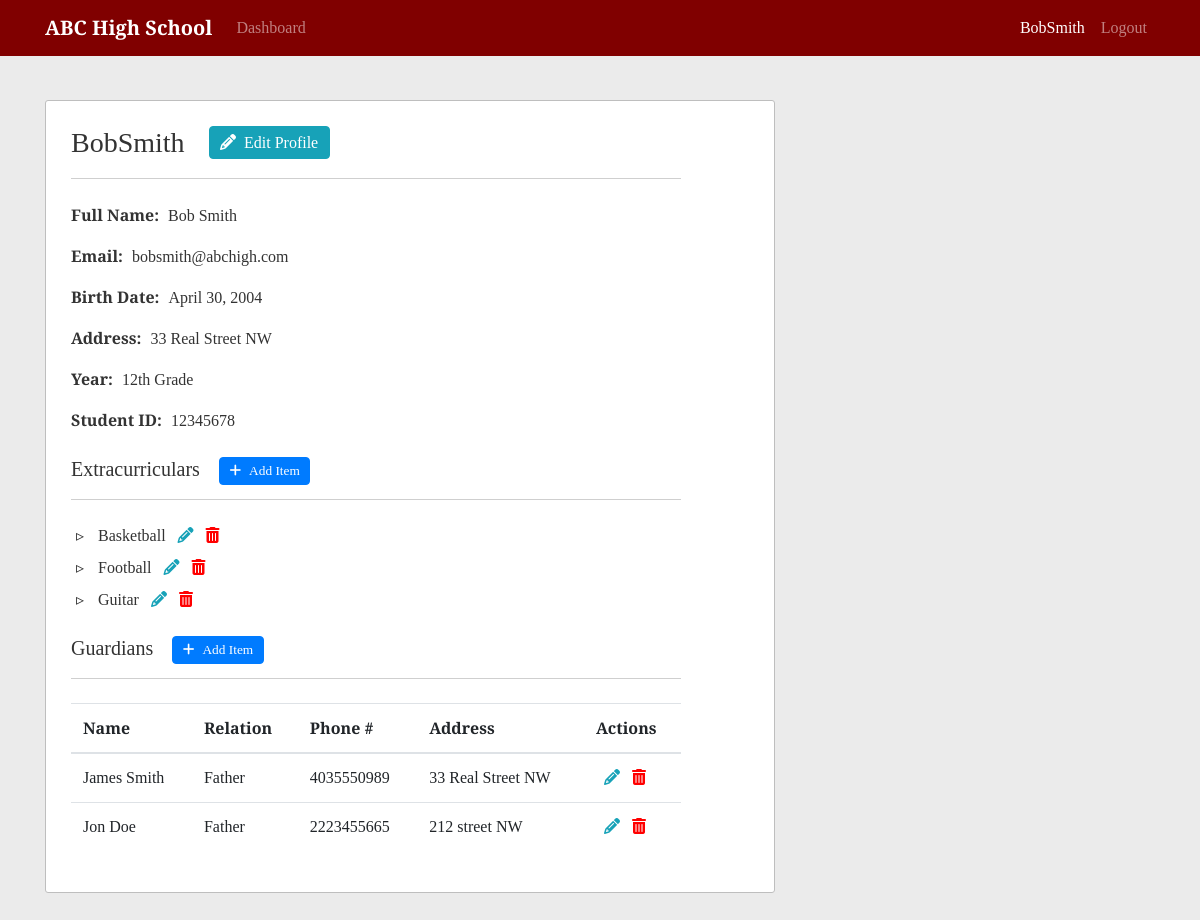
Before: /profile/BobSmith/ (signed in) with the older database file.
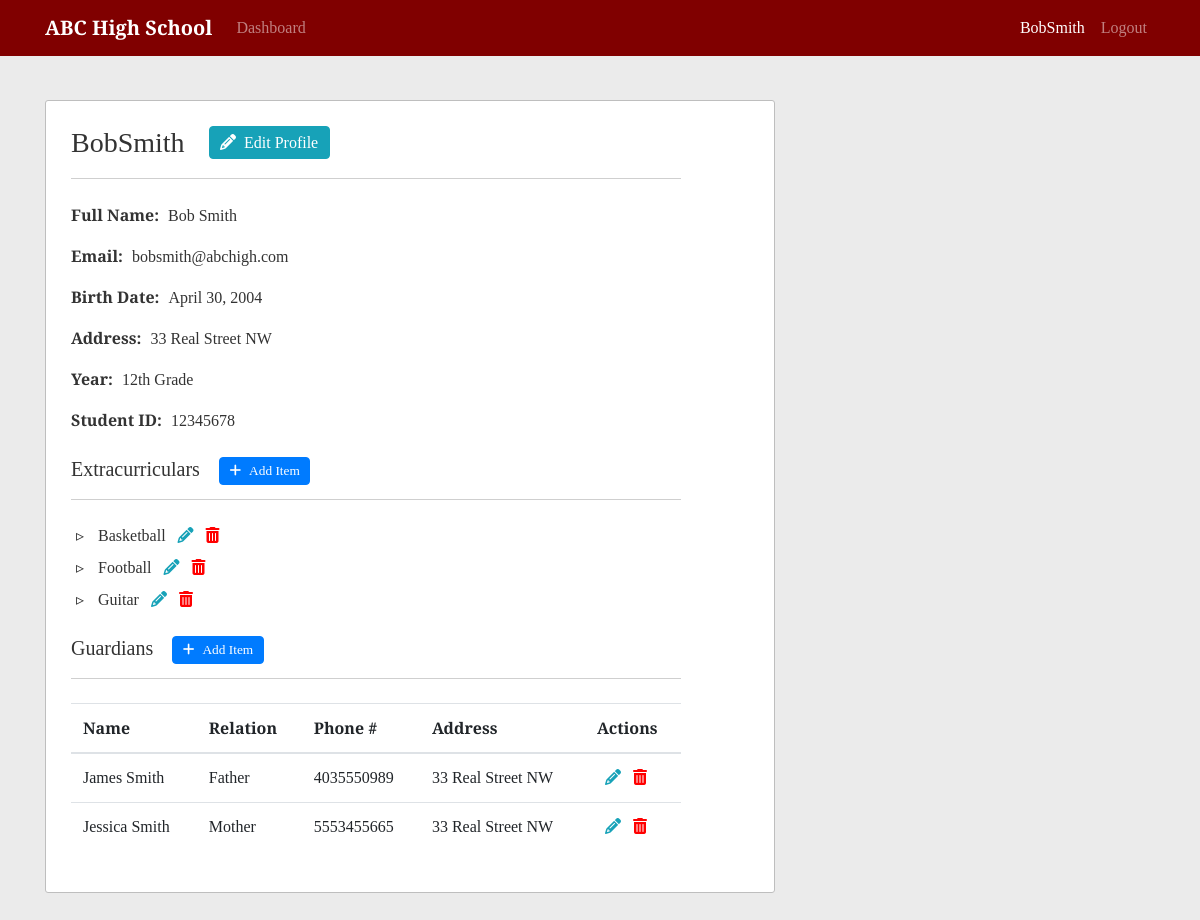
After: the same page with the newer database file.
### users/models.py (models this page shows, shortened)
class Profile(models.Model):
    user = models.OneToOneField(User, on_delete=models.CASCADE)
    birth_date = models.DateField(null=True, blank=True)
    address = models.CharField(max_length=255, blank=True)

class Student(models.Model):
    GRADE_TEN = '10'
    GRADE_ELEVEN = '11'
    GRADE_TWELVE = '12'
    YEAR_CHOICES = [
        (GRADE_TEN, '10th Grade'),
        (GRADE_ELEVEN, '11th Grade'),
        (GRADE_TWELVE, '12th Grade')
    ]
    user = models.OneToOneField(User, on_delete=models.CASCADE, primary_key=True)
    year = models.CharField(max_length=2, choices=YEAR_CHOICES)
    student_id_no = models.PositiveIntegerField(unique=True)

### school/models.py (models this page shows, shortened)
class ExtraCurricular(models.Model):
    student = models.ForeignKey(Student, on_delete=models.CASCADE)
    activity_name = models.CharField(max_length=100)
    class Meta:
        unique_together = ['student', 'activity_name']

class Guardian(models.Model):
    student = models.ForeignKey(Student, on_delete=models.CASCADE)
    first_name = models.CharField(max_length=255)
    last_name = models.CharField(max_length=255)
    phone_number = models.CharField(max_length=20)
    address = models.CharField(max_length=255)
    relation = models.CharField(max_length=255)
    class Meta:
        unique_together = ['student', 'first_name', 'last_name']

### users/views.py (the view, shortened to what this page needs)
# urls.py: path('profile/', user_views.profile_redirect, name='profile-redirect'),
def profile(request, **kwargs):
    if not (request.user.is_authenticated):
        return redirect('login')
    user = request.user
    profile_user = User.objects.filter(username=kwargs.get('username')).first()
    if not profile_user:
        return redirect('access-denied')
    temp_student = Student.objects.filter(user=profile_user).first()
    extra_curriculars = ExtraCurricular.objects.filter(student=temp_student)
    guardians = Guardian.objects.filter(student=temp_student)
    temp_instructor = Instructor.objects.filter(user=profile_user).first()
    taught_courses = Course.objects.filter(instructor=temp_instructor)
    context = {
        'kwargs': kwargs,
        'profile_user': profile_user,
        'extra_curriculars': extra_curriculars,
        'guardians': guardians,
        'taught_courses': taught_courses
    }
    if user.is_superuser:
        return render(request, 'users/profile.html', context=context)
    if (profile_user.is_superuser):
        return redirect('access-denied')
    if (user == profile_user):
        return render(request, 'users/profile.html', context=context)

### users/templates/users/profile.html (shortened to what this page needs)
{% extends "school/content.html" %}
{% block content %}
  <div class="content-section">
    <div class="content-title">
      <h3 class="profile-title">{{ kwargs.username }}</h3>
      {% if user.username == kwargs.username %}
        <a class="btn btn-info profile-button" href="{% url 'update-profile' user.profile.id %}"><i class="fas fa-pencil-alt mr-2"></i>Edit Profile</a>
      {% endif %}
    </div>
    <p>
      <span class="data-title">Full Name:</span>
      <span class="data-content">{{ profile_user.first_name }} {{ profile_user.last_name }}</span>
    </p>
    <p>
      <span class="data-title">Email:</span>
      <span class="data-content">{{ profile_user.email }}</span>
    </p>
    <p>
      <span class="data-title">Birth Date:</span>
      <span class="data-content">{{ profile_user.profile.birth_date }}</span>
    </p>
    <p>
      <span class="data-title">Address:</span>
      <span class="data-content">{{ profile_user.profile.address }}</span>
    </p>
    {% if profile_user.student %}
      <p>
        <span class="data-title">Year:</span>
        <span class="data-content">{{ profile_user.student.get_year_display }}</span>
      </p>
      <p>
        <span class="data-title">Student ID:</span>
        <span class="data-content">{{ profile_user.student.student_id_no }}</span>
      </p>
      <div class="content-title mt-4">
        <h5 class="profile-title">Extracurriculars</h5>
        {% if user.username == kwargs.username %}
          <a class="btn btn-primary sub-profile-button" href="{% url 'create-extra-curricular' %}"><i class="fas fa-plus mr-2"></i>Add Item</a>
        {% endif %}
      </div>
      {% if extra_curriculars %}
        <ul class="profile-list">
        {% for extra_curricular in extra_curriculars %}
          <li class="profile-list-item">
            {{ extra_curricular.activity_name }}
            {% if user.username == kwargs.username %}
              <span class="inline-row-buttons">
                <a class="edit-link" href="{% url 'update-extra-curricular' extra_curricular.id %}"><i class="fas fa-pencil-alt ml-2"></i></a>
                <a class="delete-link" href="{% url 'delete-extra-curricular' extra_curricular.id %}"><i class="fas fa-trash-alt ml-2"></i></a>
              </span>
            {% endif %}
          </li>
        {% endfor %}
        </ul>
      {% else %}
        <p>No extracurricular activities</p>
      {% endif %}
      <div class="content-title mt-4">
        <h5 class="profile-title">Guardians</h5>
        {% if user.username == kwargs.username %}
          <a class="btn btn-primary sub-profile-button" href="{% url 'create-guardian' %}"><i class="fas fa-plus mr-2"></i>Add Item</a>
        {% endif %}
      </div>
      {% if guardians %}
        <div class="table-responsive">
          <table class="table content-table">
            <thead>
              <tr>
                <th scope="col">Name</th>
                <th scope="col">Relation</th>
                <th scope="col">Phone #</th>
                <th scope="col">Address</th>
                {% if user.username == kwargs.username %}
                  <th scope="col">Actions</th>
                {% endif %}
              </tr>
            </thead>
            <tbody>
              {% for guardian in guardians %}
                <tr>
                  <td scope="row">{{ guardian.first_name }} {{ guardian.last_name }}</th>
                  <td>{{ guardian.relation }}</td>
                  <td>{{ guardian.phone_number }}</td>
                  <td>{{ guardian.address }}</td>
                  {% if user.username == kwargs.username %}
                    <td>
                      <span class="inline-row-buttons">
                        <a class="edit-link" href="{% url 'update-guardian' guardian.id %}"><i class="fas fa-pencil-alt ml-2"></i></a>
                        <a class="delete-link" href="{% url 'delete-guardian' guardian.id %}"><i class="fas fa-trash-alt ml-2"></i></a>
                      </span>
                    </td>
                  {% endif %}
                </tr>
              {% endfor %}
            </tbody>
          </table>
        </div>
      {% else %}
        <p>No guardians</p>
      {% endif %}
    {% endif %}
  </div>
{% endblock content %}

### school/templates/school/content.html (shortened to what this page needs)
{% extends "school/base.html" %}
{% block display %}
  <div class="row">
    <div class="col-md-8">
      {% block content %}{% endblock %}
    </div>
  </div>
{% endblock display %}

### school/templates/school/base.html (shortened to what this page needs)
{% load static %}
<!DOCTYPE html>
<html lang="en">
  <head>
    <link rel="stylesheet" href="https://stackpath.bootstrapcdn.com/bootstrap/4.3.1/css/bootstrap.min.css">
    <link rel="stylesheet" href="https://cdnjs.cloudflare.com/ajax/libs/datepicker/0.6.5/datepicker.min.css" />
    <link rel="stylesheet" href="{% static 'school/main.css' %}">
  </head>
  <body>
    <nav class="navbar navbar-expand-md navbar-dark fixed-top">
      <div class="container">
        <a class="navbar-brand" href="/">ABC High School</a>
        <div class="collapse navbar-collapse" id="navbarCollapse">
          <div class="navbar-nav mr-auto">
            {% if user.is_authenticated %}
              <a class="nav-item nav-link {% if request.resolver_match.url_name == 'user-dashboard' %}active{% endif %}" href="{% url 'home' %}">Dashboard</a>
            {% else %}
              <a class="nav-item nav-link {% if request.resolver_match.url_name == 'home' %}active{% endif %}" href="{% url 'home' %}">Home</a>
            {% endif %}
          </div>
          <div class="navbar-nav">
            {% if user.is_authenticated %}
              <a class="nav-item nav-link {% if request.resolver_match.url_name == 'profile' and user.username == kwargs.username %}active{% endif %}" href="{% url 'profile' user.username %}">{{ user }}</a>
              <a class="nav-item nav-link" href="{% url 'logout' %}">Logout</a>
            {% else %}
              <a class="nav-item nav-link {% if request.resolver_match.url_name == 'login' %}active{% endif %}" href="{% url 'login' %}">Sign In</a>
            {% endif %}
          </div>
        </div>
      </div>
    </nav>
    <div class="container main-body">
      {% block display %}{% endblock display %}
    </div>
  </body>
</html>

### school/static/school/main.css (style rules this page uses)
body { background: #ebebeb; color: #333333; margin-top: 5rem; font-family: 'Arvo', serif; }
.navbar { background-color: #800000; }
.navbar-brand { font-weight: 700; }
.main-body { margin-top: 100px; margin-bottom: 60px; }
.content-section { background-color:#ffffff; border: 1px solid #bebebe; border-radius: 3px; padding: 25px; margin-bottom: 50px; }
.content-title { border-bottom: 1px solid #cfcfcf; padding-bottom: 10px; margin-bottom: 24px; width: 90%; }
.profile-title { display: inline-block; }
.profile-button { margin-left: 20px; vertical-align: top; padding: .23rem .65rem; }
.sub-profile-button { margin-left: 15px; font-size: smaller; vertical-align: top; padding: .2rem .6rem; }
.inline-row-buttons a { color: #333333; }
.inline-row-buttons a.edit-link { color: #17a2b8; }
.inline-row-buttons a.delete-link { color: #ff0000; }
.content-table { width: 90%; }
.data-title { font-weight: 700; margin-right: 5px; }
.data-content { display: inline-block; }
.profile-list { padding-inline-start: 5px; }
.profile-list-item { list-style: none; margin: 0.5rem 0; }
.profile-list-item::before { content: "\25B9"; margin-right: 10px; }

Changed rows visible on the page:
changed Guardian: first_name "Jon" → "Jessica"; last_name "Doe" → "Smith"; relation "Father" → "Mother"; phone_number "2223455665" → "5553455665"; address "212 street NW" → "33 Real Street NW"
